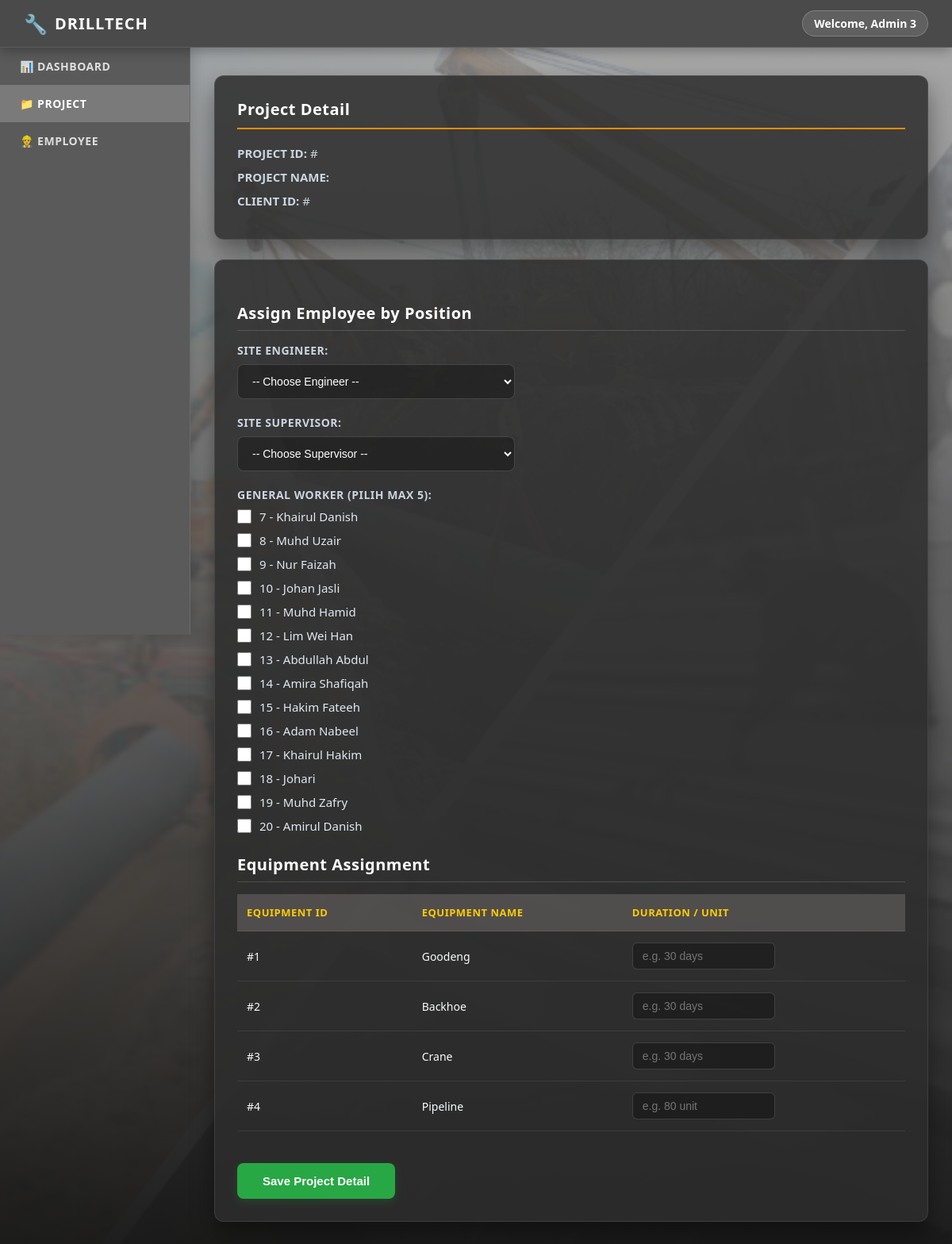
The page /projectdetailsAD.php (signed in) on the database its author committed.
### tables this page shows
CREATE TABLE `employee` (
  `Employee_ID` int(11) NOT NULL,
  `Employee_Name` varchar(100) DEFAULT NULL,
  `Employee_Contact` varchar(50) DEFAULT NULL,
  `Employee_Gender` varchar(10) DEFAULT NULL,
  `Employee_Position` varchar(50) DEFAULT NULL,
  `Employee_Address` varchar(200) DEFAULT NULL
);

CREATE TABLE `equipment` (
  `Equipment_ID` int(11) NOT NULL,
  `Equipment_Quantity` int(11) DEFAULT NULL,
  `Equipment_Name` varchar(100) DEFAULT NULL
);

### projectdetailsAD.php (the view, shortened to what this page needs)
<?php
include("database.php");
$admin_name = $_SESSION['admin_name'] ?? 'Admin';
$projectID = $_GET['id'];
$query = "SELECT * FROM project WHERE Project_ID='$projectID'";
$result = mysqli_query($conn, $query);
$project = mysqli_fetch_assoc($result);
$workers     = mysqli_query($conn, "SELECT Employee_ID, Employee_Name FROM employee WHERE Employee_Position='General Worker'");
$equipments = mysqli_query($conn, "SELECT * FROM equipment");
?>
<!DOCTYPE html>
<html lang="en">
<head>
</head>
<body>
    <div class="header">
        <div class="logo">
            <span style="font-size: 24px; margin-right: 8px;">🔧</span>
            DRILLTECH
        </div>
        <div class="header-welcome">Welcome, <?php echo htmlspecialchars($admin_name); ?></div>
    </div>
    <div class="wrapper">
        <div class="sidebar">
            <a href="admin.php">📊 DASHBOARD</a>
            <a href="projectAD.php" class="active">📁 PROJECT</a>
            <a href="employeeAD.php">👷 EMPLOYEE</a>
        </div>
        <div class="content">
            <div class="box">
                <h2>Project Detail</h2>
                <p><b>PROJECT ID:</b> #<?php echo htmlspecialchars($project['Project_ID']); ?></p>
                <p><b>PROJECT NAME:</b> <?php echo htmlspecialchars($project['Project_Name']); ?></p>
                <p><b>CLIENT ID:</b> #<?php echo htmlspecialchars($project['Client_ID']); ?></p>
            </div>
            <div class="form-box">
                <form method="post">
                    <h3>Assign Employee by Position</h3>
                    <label>Site Engineer:</label>
                    <select name="engineer" required>
                        <option value="">-- Choose Engineer --</option>
                    </select>
                    <label>Site Supervisor:</label>
                    <select name="supervisor" required>
                        <option value="">-- Choose Supervisor --</option>
                    </select>
                    <label>General Worker (pilih max 5):</label>
                    <?php while($row = mysqli_fetch_assoc($workers)){ ?>
                        <div class="checkbox-item">
                            <input type="checkbox" name="workers[]" value="<?php echo $row['Employee_ID']; ?>">
                            <span><?php echo $row['Employee_ID']." - ".$row['Employee_Name']; ?></span>
                        </div>
                    <?php } ?>
                    <h3>Equipment Assignment</h3>
                    <table>
                        <thead>
                            <tr>
                                <th>Equipment ID</th>
                                <th>Equipment Name</th>
                                <th>Duration / Unit</th>
                            </tr>
                        </thead>
                        <tbody>
                            <?php while($eq = mysqli_fetch_assoc($equipments)){ ?>
                            <tr>
                                <td>#<?php echo htmlspecialchars($eq['Equipment_ID']); ?></td>
                                <td><?php echo htmlspecialchars($eq['Equipment_Name']); ?></td>
                                <td>
                                    <?php if(strtolower($eq['Equipment_Name']) == "pipeline"){ ?>
                                        <input type="text" name="duration[<?php echo $eq['Equipment_ID']; ?>]" placeholder="e.g. 80 unit">
                                    <?php } else { ?>
                                        <input type="text" name="duration[<?php echo $eq['Equipment_ID']; ?>]" placeholder="e.g. 30 days">
                                    <?php } ?>
                                </td>
                            </tr>
                            <?php } ?>
                        </tbody>
                    </table>
                    <button type="submit">Save Project Detail</button>
                </form>
            </div>
        </div>
    </div>
</body>
</html>

### projectdetailsAD.php (style rules this page uses)
* { margin: 0; padding: 0; box-sizing: border-box; }
body { font-family: system-ui, -apple-system, BlinkMacSystemFont, "Segoe UI", Roboto, sans-serif; background: linear-gradient(rgba(74, 74, 74, 0.45), rgba(15, 15, 15, 0.95)), url('images/construction_bg.jpg') center/cover no-repeat fixed; color: #f8fafc; min-height: 100vh; }
.header { background: #4a4a4a; border-bottom: 1px solid rgba(255, 255, 255, 0.1); padding: 0 30px; display: flex; align-items: center; justify-content: space-between; position: fixed; top: 0; left: 0; right: 0; height: 60px; z-index: 1000; box-shadow: 0 4px 15px rgba(0, 0, 0, 0.3); }
.logo { display: flex; align-items: center; font-size: 20px; font-weight: 800; color: white; letter-spacing: 1px; }
.header-welcome { font-size: 14px; font-weight: 600; color: #fff; background: rgba(255, 255, 255, 0.12); border: 1px solid rgba(255, 255, 255, 0.2); padding: 6px 14px; border-radius: 20px; }
.wrapper { display: flex; margin-top: 60px; }
.sidebar { width: 240px; background: #5a5a5a; border-right: 1px solid rgba(255, 255, 255, 0.1); min-height: calc(100vh - 60px); position: fixed; top: 60px; left: 0; z-index: 90; box-shadow: 4px 0 15px rgba(0, 0, 0, 0.15); }
.sidebar a { display: flex; align-items: center; padding: 14px 25px; color: rgba(255, 255, 255, 0.8); text-decoration: none; font-size: 14px; font-weight: 600; letter-spacing: 0.5px; transition: all 0.2s ease; }
.sidebar a:hover, .sidebar a.active { color: #fff; background: #7a7a7a; }
.content { flex: 1; margin-left: 240px; padding: 35px 30px; }
.box, .form-box { background: rgba(45, 45, 45, 0.85); border: 1px solid rgba(120, 120, 120, 0.25); border-radius: 12px; padding: 28px; margin-bottom: 25px; box-shadow: 0 15px 30px rgba(0, 0, 0, 0.4); }
.box h2, .form-box h3 { font-size: 20px; font-weight: 700; letter-spacing: 0.5px; margin-bottom: 20px; border-bottom: 2px solid #ff8c00; padding-bottom: 10px; color: #fff; }
.box p { margin-bottom: 10px; font-size: 15px; color: #cbd5e1; }
.form-box h3 { margin: 25px 0 15px; border-bottom: 1px solid rgba(255, 255, 255, 0.15); padding-bottom: 8px; }
.form-box label { font-weight: 600; display: block; margin-bottom: 8px; font-size: 14px; color: #cbd5e1; text-transform: uppercase; letter-spacing: 0.5px; }
.form-box select { padding: 12px 14px; border-radius: 8px; border: 1px solid rgba(255, 255, 255, 0.15); background: rgba(0, 0, 0, 0.3); color: white; font-size: 14px; width: 100%; max-width: 350px; margin-bottom: 20px; outline: none; transition: all 0.3s; }
select option { background-color: #282828; color: white; }
.checkbox-item { display: flex; align-items: center; gap: 10px; margin-bottom: 10px; font-size: 15px; color: #e2e8f0; }
.checkbox-item input[type="checkbox"] { accent-color: #ff8c00; width: 18px; height: 18px; cursor: pointer; }
.form-box input[type="text"] { padding: 8px 12px; border-radius: 6px; border: 1px solid rgba(255, 255, 255, 0.15); background: rgba(0, 0, 0, 0.3); color: white; font-size: 14px; width: 100%; max-width: 180px; outline: none; transition: border-color 0.2s; }
table { width: 100%; border-collapse: collapse; margin-top: 15px; margin-bottom: 20px; }
th, td { padding: 14px 12px; text-align: left; border-bottom: 1px solid rgba(255, 255, 255, 0.08); font-size: 14px; }
th { background: rgba(130, 124, 124, 0.4); color: #ffcc00; font-weight: 700; font-size: 13px; text-transform: uppercase; letter-spacing: 0.5px; }
.form-box button { margin-top: 20px; padding: 14px 32px; background: #28a745; color: white; border: none; border-radius: 8px; font-size: 15px; font-weight: 700; cursor: pointer; transition: all 0.2s ease; box-shadow: 0 4px 12px rgba(40, 167, 69, 0.2); }

### rows shown on the page
employee: Employee_ID "7", Employee_Name "Khairul Danish"
employee: Employee_ID "8", Employee_Name "Muhd Uzair"
employee: Employee_ID "9", Employee_Name "Nur Faizah"
employee: Employee_ID "10", Employee_Name "Johan Jasli"
employee: Employee_ID "11", Employee_Name "Muhd Hamid"
employee: Employee_ID "12", Employee_Name "Lim Wei Han"
employee: Employee_ID "13", Employee_Name "Abdullah Abdul"
employee: Employee_ID "14", Employee_Name "Amira Shafiqah"
employee: Employee_ID "15", Employee_Name "Hakim Fateeh"
employee: Employee_ID "16", Employee_Name "Adam Nabeel"
employee: Employee_ID "17", Employee_Name "Khairul Hakim"
employee: Employee_ID "18", Employee_Name "Johari"
employee: Employee_ID "19", Employee_Name "Muhd Zafry"
employee: Employee_ID "20", Employee_Name "Amirul Danish"
equipment: Equipment_ID "1", Equipment_Name "Goodeng"
equipment: Equipment_ID "2", Equipment_Name "Backhoe"
equipment: Equipment_ID "3", Equipment_Name "Crane", Equipment_ID "e.g. 30 days"
equipment: Equipment_ID "4", Equipment_Name "Pipeline"

### other values the page prints
$admin_name "Admin 3"
